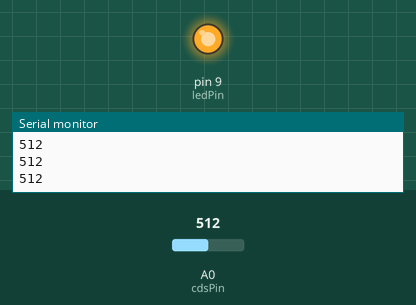
The sketch below on a simulated Arduino Uno, built with avr-gcc and run on an emulated ATmega328P. Parts: output pins drawn as LEDs (lit = HIGH), the last lines printed to the serial monitor. The inputs (shaded band) are chosen by the test bench; at power-on: A0 (cdsPin) = 512.

Above: at 1.2 s.
1.3 s: A0 (cdsPin) set to 787
2.8 s: A0 (cdsPin) set to 814
At 3.6 s:
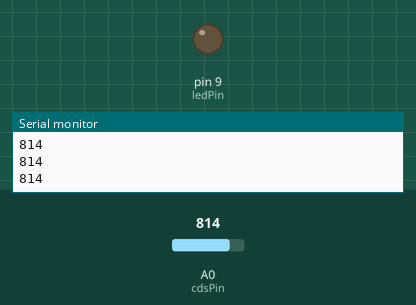
4.3 s: A0 (cdsPin) set to 790
At 4.6 s:
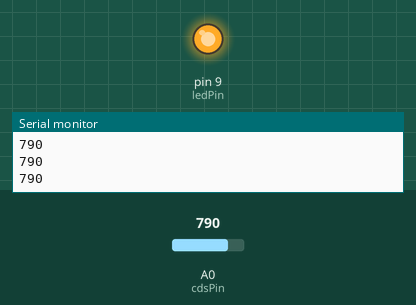
5.8 s: A0 (cdsPin) set to 810
At 7.0 s:
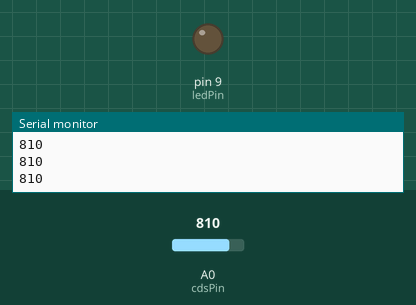
Timing chart, 0 to 8.3 s (numbered marks = the images above; inputs shaded):
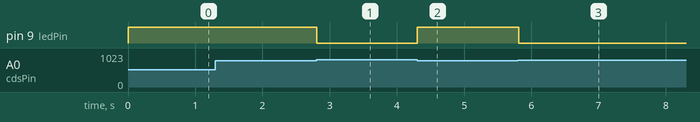

The sketch:

sketch_feb07e.ino
```cpp
int cdsPin = A0;
int ledPin = 9;
void setup() {
  Serial.begin(9600);
  pinMode(ledPin, OUTPUT);
}

void loop() {
  int sensorValue = analogRead(cdsPin);
  Serial.println(sensorValue);

  //가로등 만들기
  //주변의 밝기가 어두워지면 9번 핀과 연결된 LED가 켜짐
  //주변이 밝아지면 LED가 켜짐

  digitalWrite(ledPin, sensorValue <= 800);

//  if (sensorValue < 800) {
//    digitalWrite(ledPin, 1);
//  } else {
//    digitalWrite(ledPin, 0);
//  }

}
```

Measured:
- the behaviour switches between 800 and 801 on A0 (cdsPin) (found by bisection; images 0 and 1)
- after the input at 2.8 s, pin 9 (ledPin): HIGH → LOW at once
- after the input at 4.3 s, pin 9 (ledPin): LOW → HIGH at once
- after the input at 5.8 s, pin 9 (ledPin): HIGH → LOW at once
